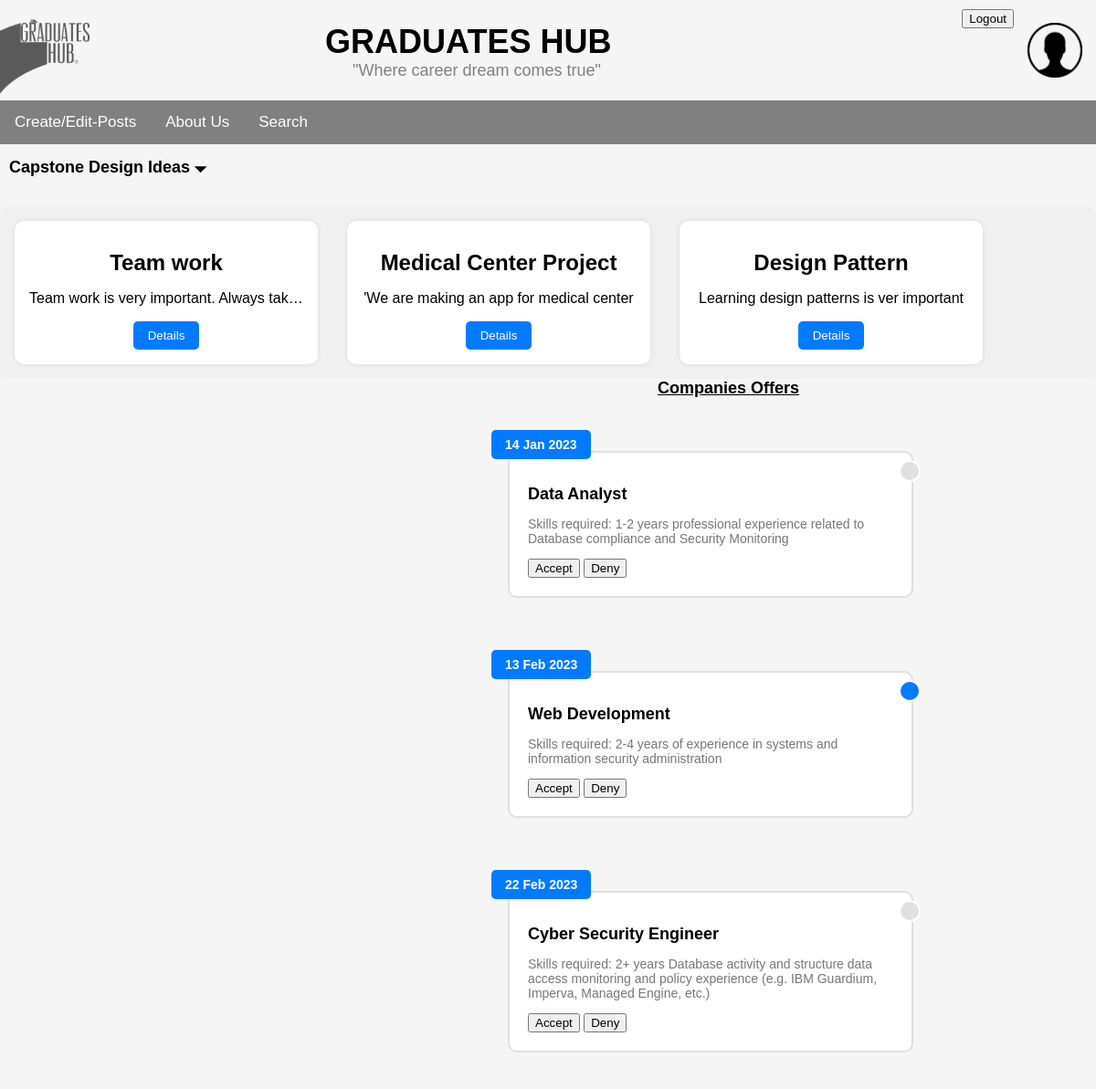
The app's page /hub/advisor-home/, older data.
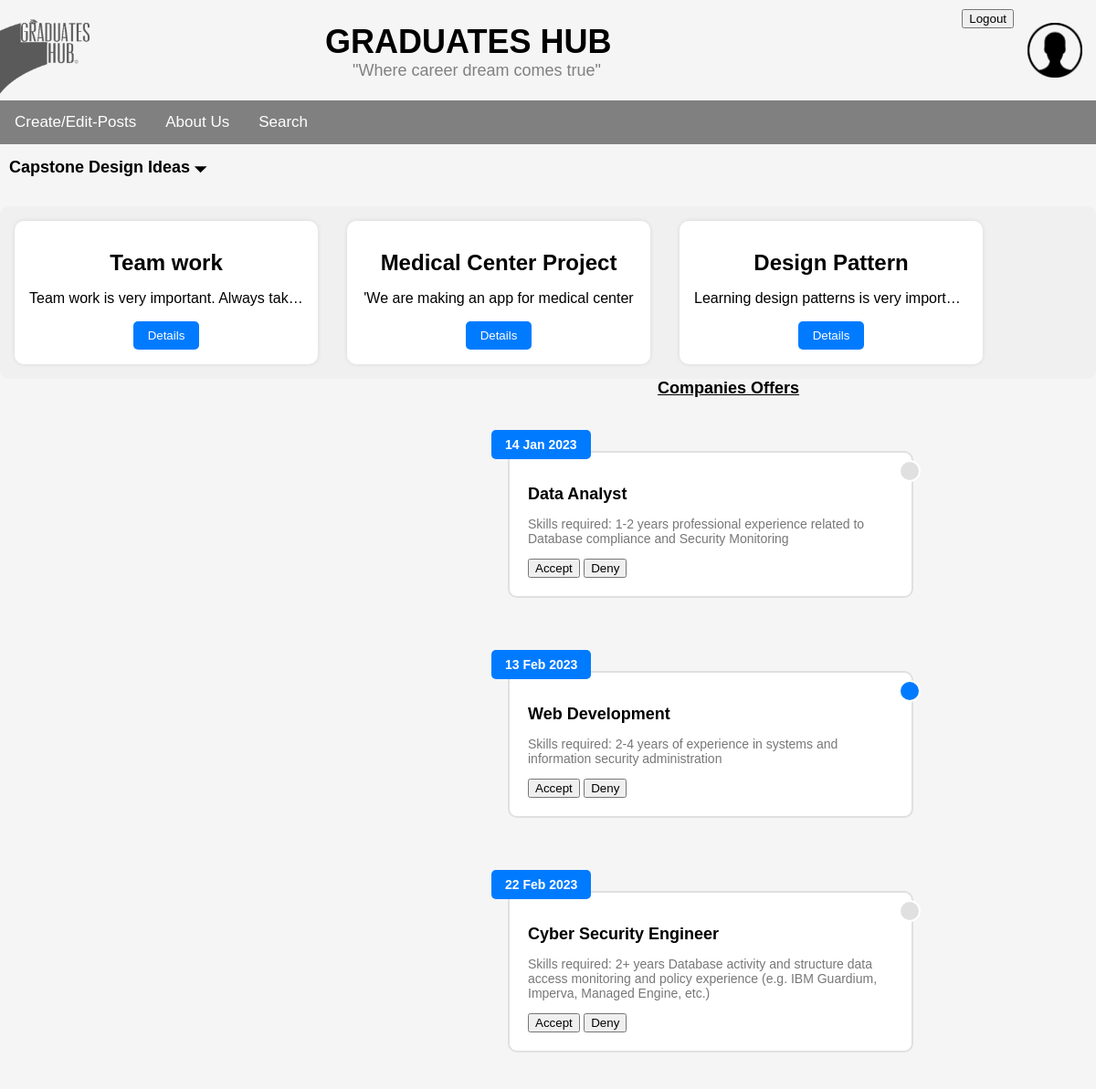
The same page, newer data.
### hub/models.py (models this page shows, shortened)
class Post(models.Model):
    VISIBILITY_OPTIONS = [('Pub', 'Public'), ('Pri', 'Private')]
    POST_TYPES = [('Pos', 'Post'), ('Pro', 'Project'), ('Job', 'Job')]
    title = models.CharField(max_length=100)
    content = models.TextField()
    time = models.DateTimeField(auto_now_add=True)
    visibility = models.CharField(max_length=3, choices=VISIBILITY_OPTIONS)
    links = models.TextField()
    post_type = models.CharField(max_length=3, choices=POST_TYPES)
    creator = models.ForeignKey(User, on_delete=models.CASCADE, null=False)

### hub/views.py (the view)
# urls.py: path("advisor-home/", views.get_advisor_home, name='advisor-home'),
def get_advisor_home(request):
    Posts = Post.objects.all()
    return render(request, 'hub/advisor_home.html', {'Posts': Posts})

### hub/templates/hub/advisor_home.html (shortened to what this page needs)
{% load static %}
<!DOCTYPE html>
<html lang="en">
<head>
    <link rel="stylesheet" type="text/css" href="{% static 'hub/css/advisor_home.css' %}">
</head>
<body>
    <header>
		<div class="logo">
			<img src="{% static 'hub/img/GraduatesHubLogo.png' %}" alt="Graduates Hub Logo">
		</div>
		<div class="title">
			<h1>GRADUATES HUB</h1>
			<p>"Where career dream comes true"</p>
		</div>
    <a href="/login/"><button class="logout-button"> Logout </button></a>
		<img src="{% static 'hub/img/Profile_photo.png' %}" class="head-profile" width="60px" height="60px">
	</header>
	<div class="topnav">
    <a href="#Create/Edit-Posts">Create/Edit-Posts</a>
		<a href="#contact">About Us</a>
    <a href="{% url 'search-page' %}">Search</a>
	  </div>
    <h2 style="font-family:'Trebuchet MS', 'Lucida Sans Unicode', 'Lucida Grande', 'Lucida Sans', Arial, sans-serif;font-size: large;font-weight: bold; margin-left: 10px;">Capstone Design Ideas 🞃</h2>
	  <div class="main-content-container">
		{% for Post in Posts %}
		<div class="main-content-block">
		  <h1>{{Post.title}}</h1>
		  <p>{{Post.content}}</p>
		  <button>Details</button>
		</div>
		{% endfor%}
  </div>
<u><h3 style="margin-left: 60%;font-family:'Trebuchet MS', 'Lucida Sans Unicode', 'Lucida Grande', 'Lucida Sans', Arial, sans-serif;font-size: large;font-weight: bold; margin-top: 0%;">Companies Offers</h3></u>
<div class="timeline">
  <div class="timeline-event">
    <div class="timeline-date">14 Jan 2023</div>
    <h2>Data Analyst</h2>
    <p>Skills required:
        1-2 years professional experience related to Database compliance and Security Monitoring
    </p>
    <button>Accept</button>
  <button>Deny</button>
  </div>
  <div class="timeline-event">
    <div class="timeline-date">13 Feb 2023</div>
    <h2>Web Development</h2>
    <p>Skills required:
        2-4 years of experience in systems and information security administration</p>
        <button>Accept</button>
        <button>Deny</button>
  </div>
  <div class="timeline-event">
    <div class="timeline-date">22 Feb 2023</div>
    <h2>Cyber Security Engineer</h2>
    <p>Skills required:
        2+ years Database activity and structure data access monitoring and policy experience (e.g. IBM Guardium, Imperva, Managed Engine, etc.)</p>
        <button>Accept</button>
        <button>Deny</button>
  </div>
</div>
</body>
</html>

Row changes from the older to the newer data that the page shows:
changed Post "Design Pattern": content "Learning design patterns is ver important" → "Learning design patterns is very import…"
